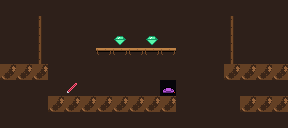

A 2D game scene composited from a Tiled map and its tileset images. What follows is a short description and the map's XML, with every tile layer's data as written:
An orthogonal 18x8 tile map with 16x16 px tiles, 1 tile layer (Tiles).

<map version="1.10" tiledversion="1.11.2" orientation="orthogonal" renderorder="right-down" width="18" height="8" tilewidth="16" tileheight="16" infinite="0" nextlayerid="4" nextobjectid="1">
  <properties>
    <property name="tier" value="0" type="int" />
    <property name="name" value="chunk03" />
  </properties>
  <tileset firstgid="1" source="../cells.tsx" />
  <layer id="1" name="Tiles" width="18" height="8">
    <data encoding="csv">
1,1,1,1,1,1,1,1,1,1,1,1,1,1,1,1,1,1,
1,1,13,1,1,1,1,1,1,1,1,1,1,1,13,1,1,1,
1,1,13,1,1,1,1,7,1,7,1,1,1,1,13,1,1,1,
1,1,13,1,1,1,4,4,4,4,4,1,1,1,13,1,1,1,
2,2,2,1,1,1,1,1,1,1,1,1,1,1,2,2,2,2,
1,1,1,1,10,1,1,1,1,1,11,1,1,1,1,1,1,1,
1,1,1,2,2,2,2,2,2,2,2,1,1,1,1,2,2,2,
1,1,1,1,1,1,1,1,1,1,1,1,1,1,1,1,1,1
</data>
  </layer>
</map>
